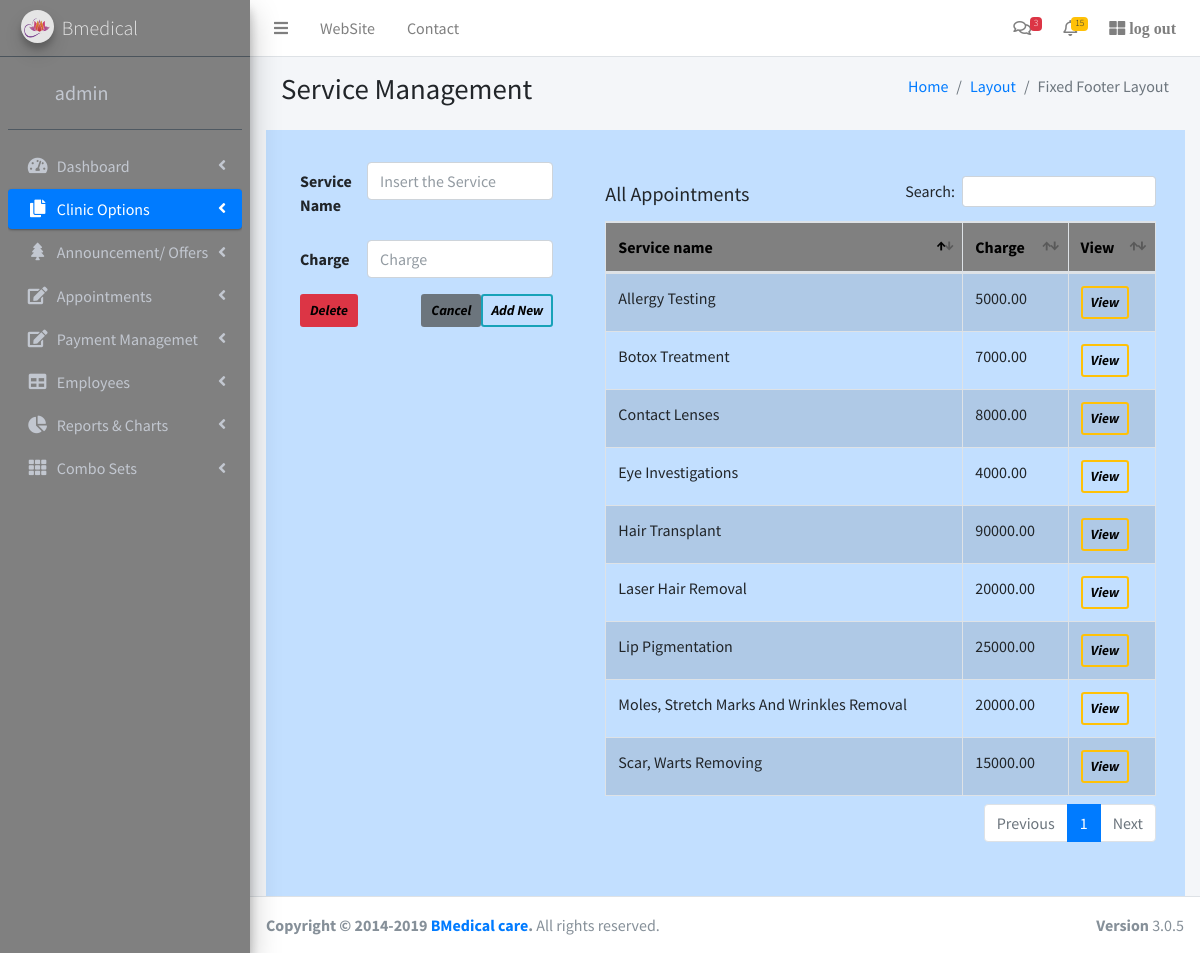
The app's page /appsample/services/ (signed in) with its own data.
### appsample/models.py (models this page shows, shortened)
class Service(models.Model):
	name = models.CharField(max_length = 255)
	charge = models.DecimalField(max_digits=8, decimal_places=2, null=True, blank=True)

### appsample/decorators.py (the view)
		def wrapper_func(request, *args, **kwargs):
			if request.user.is_superuser or request.user.groups.filter(name__in =roles).exists():
				return view_func(request, *args, **kwargs)
			else:
				return HttpResponse('you are not authorized')

### appsample/forms.py
class ServiceForm(ModelForm):
	class Meta:
		model = Service
		fields = '__all__'
		widgets = {
			'name':TextInput(attrs = {'class':'form-control', 'placeholder':'Insert the Service'}),
			'charge':NumberInput(attrs = {'class':'form-control', 'placeholder':'Charge'}),
		}

### appsample/views.py (called while the page is built)
@allowed_users(roles = ['Doctor', 'Receptionist', 'Cashier'])
def service(request, pk=None):
	model = Service.objects.get(pk=pk) if pk else Service()
	data = Service.objects.all()
	filter = ServiceFilter(request.GET, queryset = data)
	data = filter.qs
	if request.POST.get('save'):
		form = ServiceForm(request.POST, instance=model)
		if form.is_valid():
			form.save()
			return redirect('/appsample/services')
	else:
		form = ServiceForm(instance=model)
		if request.POST:
			model.delete()
			return redirect('/appsample/services')
	context = {'form':form, 'data':data, 'filter':filter}
	return render(request, 'service.html', context)

### appsample/templates/service.html (shortened to what this page needs)
{% extends 'main.html' %}
{% load static %}
{% block content %}
<section class="content-header">
  <div class="container-fluid">
    <div class="row mb-2">
      <div class="col-sm-6">
        <h1>Service Management</h1>
      </div>
      <div class="col-sm-6">
        <ol class="breadcrumb float-sm-right">
          <li class="breadcrumb-item"><a href="#">Home</a></li>
          <li class="breadcrumb-item"><a href="#">Layout</a></li>
          <li class="breadcrumb-item active">Fixed Footer Layout</li>
        </ol>
      </div>
    </div>
  </div>
</section>
<div style="background-color:#C2DFFF;" >
<div class="row">
    <div class=" p-3 my-3  col-md-4"  >
		<form method = "POST"  style="margin-left:10px;" class="pl-3">
  				<div class="row mb-3">
    				<label  class="col-sm-3 col-form-label fw-bold">Service Name</label>
   					<div class="col-sm-9">
     					 {{form.name}}
    				</div>
  				</div>
  				<div class="row mb-3">
    				<label  class="col-sm-3 col-form-label fw-bold">Charge</label>
   					<div class="col-sm-9">
     					 {{form.charge}}
    				</div>
  				</div>
			<input type="submit" value="Add New " name="save" style="color: black" class="btn btn-outline-info  border-2 fw-bold btn-sm fst-italic float-end">
			<input type="submit" value="Delete" style="color: black" class="btn btn-danger  border-2 fw-bold btn-sm fst-italic float-left">
			<input type="reset"  value="Cancel" style="color: black" class="btn btn-secondary  border-2 fw-bold btn-sm fst-italic float-end">
		</form>
    </div>
    <div class="p-3 my-3  col-md-8 " >
      <div class="card-body" style="background-color:#C2DFFF;">
      <h5 style="margin-bottom: -30px;">All Appointments</h5>
      <table id="example1" class="table table-bordered table-striped table-hover " >
        <thead style="background-color:gray; color:black;">
					<tr>
						<th scope="col">Service name</th>
						<th scope="col">Charge</th>
						<th scope="col">View</th>
					</tr>
        </thead>
				<tbody>
					{% for d in data %}
					<tr>
						<td>{{d.name}}</td>
						<td>{{d.charge}}</td>
						<td>
							<a class="btn btn-outline-warning btn-sm border-2 fst-italic fw-bold" href = "{{d.id}}" style="color: black;" >View</a>
					</tr>
					{% endfor %}
				</tbody>
      </table>
		</div>
    </div>
</div>
</div>
{% endblock %}

### appsample/templates/main.html (shortened to what this page needs)
<!DOCTYPE html>
<html>
{% load static %}
	<head>
		<link href="https://cdn.jsdelivr.net/npm/bootstrap@5.1.1/dist/css/bootstrap.min.css"
		rel="stylesheet"
>
		  <link rel="stylesheet" href="https://stackpath.bootstrapcdn.com/bootstrap/4.1.3/css/bootstrap.min.css" >
      <link rel="stylesheet" href="https://cdnjs.cloudflare.com/ajax/libs/Chart.js/2.8.0/Chart.min.css" >
  		<link rel="stylesheet" href="https://use.fontawesome.com/releases/v5.6.1/css/all.css" >
	   	<link href="https://cdn.jsdelivr.net/npm/bootstrap@5.1.1/dist/css/bootstrap.min.css" rel="stylesheet">
      <link rel="stylesheet" href="{% static 'plugins/fontawesome-free/css/all.min.css' %}">
      <link rel="stylesheet" href="https://code.ionicframework.com/ionicons/2.0.1/css/ionicons.min.css">
      <link rel="stylesheet" href="{% static 'dist/css/adminlte.min.css' %}">
      <link rel="stylesheet" href="{% static 'plugins/datatables-bs4/css/dataTables.bootstrap4.min.css' %}">
      <link rel="stylesheet" href="{% static 'plugins/datatables-responsive/css/responsive.bootstrap4.min.css' %}">
      <link rel="stylesheet" href="{% static 'dist/css/adminlte.min.css' %}">
      <link href="https://cdn.jsdelivr.net/npm/select2@4.1.0-rc.0/dist/css/select2.min.css" rel="stylesheet" />
	</head>
	<body class="hold-transition sidebar-mini layout-footer-fixed">
<div class="wrapper">
  <nav class="main-header navbar navbar-expand navbar-white navbar-light">
    <ul class="navbar-nav">
      <li class="nav-item">
        <a class="nav-link" data-widget="pushmenu" href="#" role="button"><i class="fa fa-bars"></i></a>
      </li>
      <li class="nav-item d-none d-sm-inline-block">
        <a href="{% url 'dashboard' %}" class="nav-link">WebSite</a>
      </li>
      <li class="nav-item d-none d-sm-inline-block">
        <a href="#" class="nav-link">Contact</a>
      </li>
    </ul>
    <ul class="navbar-nav ml-auto">
      <li class="nav-item dropdown">
        <a class="nav-link" data-toggle="dropdown" href="#">
          <i class="far fa-comments"></i>
          <span class="badge badge-danger navbar-badge">3</span>
        </a>
      </li>
      <li class="nav-item dropdown">
        <a class="nav-link" data-toggle="dropdown" href="#">
          <span class="badge badge-warning navbar-badge">15</span>
        </a>
      </li>
      <li class="nav-item">
        <a class="nav-link" href="{% url 'logout' %}" > <i class="fas fa-th-large"> log out </i>
        </a>
      </li>
    </ul>
  </nav>
<aside class="main-sidebar sidebar-dark-primary elevation-4" style="background-color: gray;" >
    <a href="../../index3.html" class="brand-link">
      <img src="{% static 'dist/img/lotus.png' %}"
           class="brand-image img-circle elevation-3"
           style="opacity: .8">
      <span class="brand-text font-weight-light">Bmedical</span>
    </a>
    <div class="sidebar">
      <div class="user-panel mt-3 pb-3 mb-3 d-flex">
        <div class="image">
        </div>
        <div class="info">
          <a href="#" class="d-block ml-4 fs-5">{{request.user}}</a>
        </div>
      </div>
      <nav class="mt-2">
        <ul class="nav nav-pills nav-sidebar flex-column" data-widget="treeview" role="menu" data-accordion="false">
          <li class="nav-item has-treeview">
            <a href="{% url 'dashboard' %}" class="nav-link">
              <i class="nav-icon fas fa-tachometer-alt"></i>
              <p>
                Dashboard
                <i class="right fas fa-angle-left"></i>
              </p>
            </a>
          </li>
          <li class="nav-item has-treeview ">
            <a href="#" class="nav-link active">
              <i class="nav-icon fas fa-copy"></i>
              <p>
                Clinic Options
                <i class="fas fa-angle-left right"></i>
              </p>
            </a>
          </li>
          <li class="nav-item has-treeview">
            <a href="#" class="nav-link">
              <i class="nav-icon fas fa-tree"></i>
              <p>
                Announcement/ Offers
                <i class="fas fa-angle-left right"></i>
              </p>
            </a>
          </li>
          <li class="nav-item has-treeview">
            <a href="#" class="nav-link">
              <i class="nav-icon fas fa-edit"></i>
              <p>
                Appointments
                <i class="fas fa-angle-left right"></i>
              </p>
            </a>
          </li>
          <li class="nav-item has-treeview">
            <a href="#" class="nav-link">
              <i class="nav-icon fas fa-edit"></i>
              <p>
                Payment Managemet
                <i class="fas fa-angle-left right"></i>
              </p>
            </a>
          </li>
          <li class="nav-item has-treeview">
            <a href="#" class="nav-link">
              <i class="nav-icon fas fa-table"></i>
              <p>
                Employees
                <i class="fas fa-angle-left right"></i>
              </p>
            </a>
          </li>
          <li class="nav-item has-treeview">
            <a href="#" class="nav-link">
              <i class="nav-icon fas fa-chart-pie"></i>
              <p>
                Reports & Charts
                <i class="right fas fa-angle-left"></i>
              </p>
            </a>
          </li>
          <li class="nav-item has-treeview">
            <a href="#" class="nav-link">
              <i class="nav-icon fas fa-th"></i>
              <p>
                Combo Sets
                <i class="fas fa-angle-left right"></i>
              </p>
            </a>
          </li>
        </ul>
      </nav>
    </div>
</aside>
  <div class="content-wrapper">
    <section class="content">
      <div class="container-fluid">
        <div class="row">
          <div class="col-12">
            {% block content%}
            {% endblock %}
          </div>
        </div>
      </div>
    </section>
  </div>
  <footer class="main-footer">
    <div class="float-right d-none d-sm-block">
      <b>Version</b> 3.0.5
    </div>
    <strong>Copyright &copy; 2014-2019 <a href="#">BMedical care</a>.</strong> All rights
    reserved.
  </footer>
</div>
</body>
</html>

### records on screen
Service: name "Allergy Testing", charge "5000.00"
Service: name "Botox Treatment", charge "7000.00"
Service: name "Hair Transplant", charge "90000.00"
Service: name "Laser Hair Removal", charge "20000.00"
Service: name "Lip Pigmentation", charge "25000.00"
Service: name "Scar, Warts Removing", charge "15000.00"
Service: name "Moles, Stretch Marks And Wrinkles Removal", charge "20000.00"
Service: name "Eye Investigations", charge "4000.00"
Service: name "Contact Lenses", charge "8000.00"

### other values on screen
{{ request.user }} "admin"
